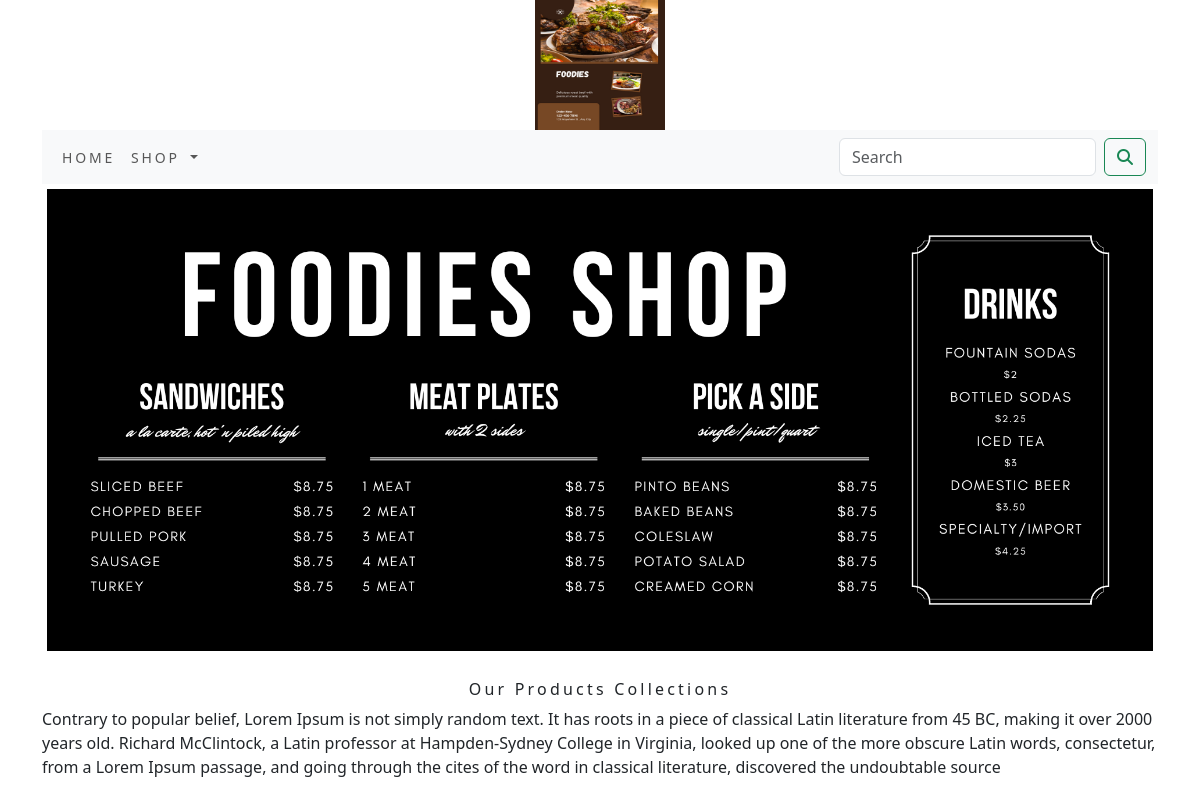
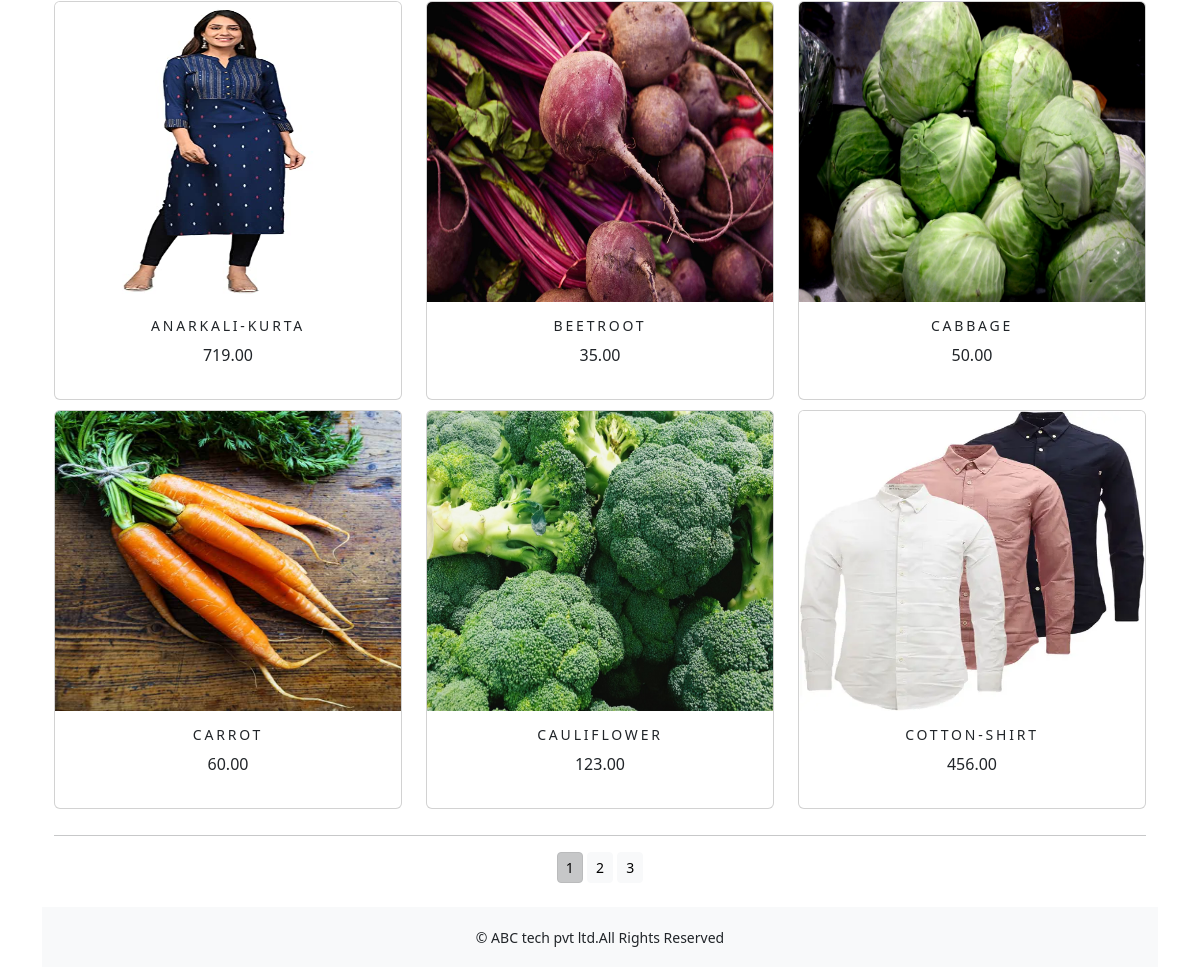
The page / on the database its author committed (2 pictures, top to bottom).
### shop/models.py (models this page shows, shortened)
class Product(models.Model):
    name = models.CharField(max_length=250, unique=True)
    slug = models.SlugField(max_length=250, unique=True)
    description = models.TextField(blank=True)
    price = models.DecimalField(max_digits=10, decimal_places=2)
    category = models.ForeignKey(Category, on_delete=models.CASCADE)
    image = models.ImageField(upload_to='product', blank=True)
    stock = models.IntegerField()
    available = models.BooleanField(default=True)
    created = models.DateTimeField(auto_now_add=True)
    updated = models.DateTimeField(auto_now=True)
    def get_url(self):
        return reverse('shop:prodCatdetail', args=[self.category.slug, self.slug])
    class Meta:
        ordering = ('name',)
        verbose_name = 'product'
        verbose_name_plural = 'products'

### shop/views.py (the view)
# urls.py: path('', allProdCat),
def allProdCat(request, c_slug=None):
    c_page = None
    products_list = None
    if c_slug!=None:
        c_page = get_object_or_404(Category, slug=c_slug)
        products_list = Product.objects.all().filter(category=c_page, available=True)
    else:
        products_list = Product.objects.all().filter(available=True)
    paginator = Paginator(products_list, 6)
    try:
        page = int(request.GET.get('page', '1'))
    except:
        page = 1
    try:
        products = paginator.page(page)
    except (EmptyPage, InvalidPage):
        products = paginator.page(paginator.num_pages)
    return render(request, "category.html", {'category': c_page, 'products': products})

### cart/context_processors.py (called while the page is built)
def counter(request):
    item_count = 0
    if 'admin' in request.path:
        return {}
    else:
        try:
            cart = Cart.objects.filter(cart_id=_cart_id(request))
            cart_items = CartItem.objects.all().filter(cart=cart[:1])
            for cart_item in cart_items:
                item_count += cart_item.quantity
        except Cart.DoesNotExist:
            item_count = 0
    return dict(item_count=item_count)

### cart/views.py (called while the page is built)
def _cart_id(request):
    cart = request.session.session_key
    if not cart:
        cart = request.session.create()
    return cart

### shop/context_processors.py (called while the page is built)
def menu_links(request):
    links = Category.objects.all()
    return dict(links=links)

### shop/models.py (called while the page is built)
    def get_url(self):
        return reverse('shop:product_by_category', args=[self.slug])

### templates/category.html (shortened to what this page needs)
{% extends 'base.html' %}
{% load static %}
{% block content %}
<div class="mx-auto">
    {% if category %}
       <img class="my_image" src="{{category.image.url}}" alt="{{category.name}}">
</div>
    <br>
<div>
        <h1 class="text-center my_title">{{category.name}}</h1>
        <p class="text-justify">{{category.description}}</p>
</div>
     {% else %}
<div>
<img class="my_image my_image_padding" src="{% static 'img/banner.png' %}" alt="Our Products" width="1250px;">
</div>
<br>
<div>
    <h1 class="text-center my_title">Our Products Collections</h1>
    <p class="text-justify">Contrary to popular belief, Lorem Ipsum is not simply random text. It has roots in a piece of classical Latin literature from 45 BC, making it over 2000 years old. Richard McClintock, a Latin professor at Hampden-Sydney College in Virginia, looked up one of the more obscure Latin words, consectetur, from a Lorem Ipsum passage, and going through the cites of the word in classical literature, discovered the undoubtable source</p>
</div>
    {% endif %}
<div class="container">
    <div class="row mx_auto">
        {% for product in products.object_list %}
        <div class="my_bottom_margin col-9 col-sm-12  col-md-4 col-lg-4">
            <div class="card text-center" style="min-width:18rem;">
                <a href="{{product.get_url}}"><img class="card-img-top my_image" src="{{product.image.url}}" style="height:300px;" alt="{{product.name}}"></a>
            <div class="card-body">
               <h4>{{product.name}}</h4>
               <p>{{product.price}}</p>
            </div>
            </div>
        </div>
        {% endfor %}
    </div>
    <div class="mx-auto">
        {% if products.paginator.num_pages > 1 %}
        <hr>
        <div class="text-center">
            {% for pg in products.paginator.page_range %}
                <a href="?page={{pg}}" class="btn btn-light btn-sm {% if products.number == pg %} active {% endif %}">{{pg}}</a>
            {% endfor %}
        </div>
        {% endif %}
    </div>
    <br>
</div>
{% endblock %}

### templates/base.html (shortened to what this page needs)
<!DOCTYPE html>
{% load static %}
<html lang="en">
<head>
    <link rel="stylesheet" href="{% static 'css/custom.css' %}">
    <link href="{% static 'css/bootstrap.min.css' %}" rel="stylesheet">
</head>
<body>
<div class="container">
{% include 'header.html' %}
{% include 'nav.html' %}
{% block content %}
{% endblock %}
</div>
{% include 'footer.html' %}
</body>
</html>

### templates/header.html
{% load static %}
<header>
  <center>
    <a href="{% url 'shop:allProdCat' %}"><img src="{% static 'img/logo.png' %}" alt="logimage" width="130px;" height="130px;"></a>
  </center>
</header>

### templates/nav.html (shortened to what this page needs)
<nav class="navbar navbar-expand-lg bg-body-tertiary">
  <div class="container-fluid">
    <div class="collapse navbar-collapse" id="navbarSupportedContent">
      <ul class="navbar-nav me-auto mb-2 mb-lg-0">
        <li class="nav-item">
          <a class="nav-link" href="#">Home</a>
        </li>
        <li class="nav-item dropdown {% if 'shop' in request.path %} active {% endif %}">
          <a class="nav-link dropdown-toggle" href="#" role="button" data-bs-toggle="dropdown" aria-expanded="false">
            Shop
          </a>
        </li>
      </ul>
      <form class="d-flex" action="{% url 'search_app:SearchResult' %}" method="get">
        <input class="form-control me-2" type="search" placeholder="Search" name="q" aria-label="Search">
        <button class="btn btn-outline-success" type="submit"><i class="fa fa-search"></i></button>
      </form>
    </div>
  </div>
</nav>

### templates/footer.html
<div class="footer navbar-fixed-bottom my_footer">
    <p class="text-center">&copy; ABC tech pvt ltd.All Rights Reserved</p>
</div>

### static/css/custom.css (style rules this page uses)
body { font-family: 'Roboto', sans-serif; }
.nav-item { letter-spacing: .2em; font-size : 14px; text-transform :uppercase; }
.my_footer { background-color:#f8f9fa; height:60px; }
.my_footer p { padding-top:20px; font-size:14px; }
.my_image { width:100%; height:auto; }
.my_title { font-size:16px; text_transform:uppercase; letter-spacing:.2em; }
.my_image_padding { padding:5px; }
.my_bottom_margin { margin-bottom:10px; }
.card-body h4 { font-size:14px; text-transform:uppercase; letter-spacing:.2em; }

### rows shown on the page
Product: image (picture), name "ANARKALI-KURTA", price "719.00"
Product: image (picture), name "BEETROOT", price "35.00"
Product: image (picture), name "CABBAGE", price "50.00"
Product: image (picture), name "CARROT", price "60.00"
Product: image (picture), name "CAULIFLOWER", price "123.00"
Product: image (picture), name "COTTON-SHIRT", price "456.00"

### other values the page prints
{{ pg }} "1" "2" "3"
